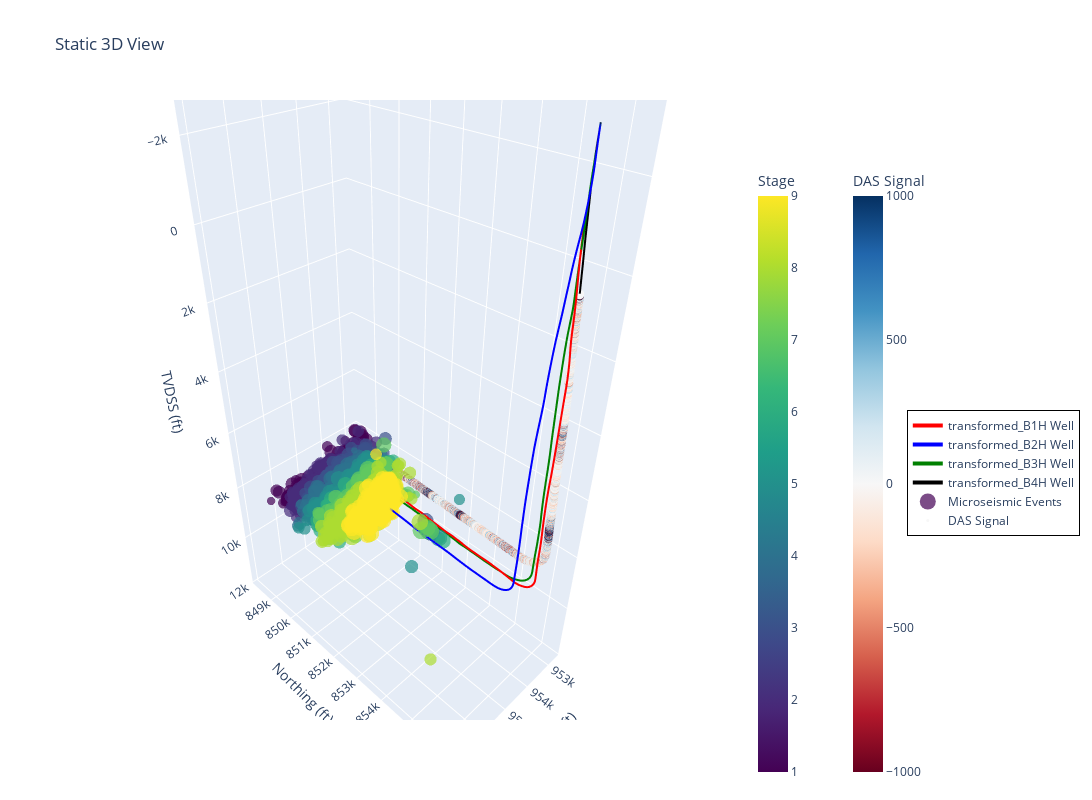

Write notebook code for a chart like this one.
### Code cell
# Run static model viewer

StaticPlot = StaticDataViewer(MS_obj=MSViewer, well_objs=well_plot, DAS_obj=DASplot)

# Set title for the static visualization
StaticPlot.set_title('Static 3D View')

# Set aspect mode
StaticPlot.set_aspect_mode('manual')

# Create and display the static plot
static_fig = StaticPlot.create_static_plot()
static_fig.show()

### Figure 1 — Plotly figure (JSON) as saved in the notebook; plotly's stock layout.template omitted (floating-point values rounded to 4 significant figures; data arrays with more than 128 entries replaced by an {"elided": "..."} marker saying what was removed)
{"data": [{"line": {"color": "red", "width": 4}, "mode": "lines", "name": "transformed_B1H Well", "type": "scatter3d", "x": {"elided": "149 float values"}, "y": {"elided": "149 float values"}, "z": {"elided": "149 float values"}}, {"line": {"color": "blue", "width": 4}, "mode": "lines", "name": "transformed_B2H Well", "type": "scatter3d", "x": {"elided": "149 float values"}, "y": {"elided": "149 float values"}, "z": {"elided": "149 float values"}}, {"line": {"color": "green", "width": 4}, "mode": "lines", "name": "transformed_B3H Well", "type": "scatter3d", "x": {"elided": "153 float values"}, "y": {"elided": "153 float values"}, "z": {"elided": "153 float values"}}, {"line": {"color": "black", "width": 4}, "mode": "lines", "name": "transformed_B4H Well", "type": "scatter3d", "x": {"elided": "150 float values"}, "y": {"elided": "150 float values"}, "z": {"elided": "150 float values"}}, {"marker": {"cmax": 9, "cmin": 1, "color": {"elided": "15008 int values"}, "colorbar": {"title": {"text": "Stage"}, "x": 1.05, "xanchor": "left", "y": 0.4, "yanchor": "middle"}, "colorscale": [[0, "#440154"], [0.1111, "#482878"], [0.2222, "#3e4989"], [0.3333, "#31688e"], [0.4444, "#26828e"], [0.5556, "#1f9e89"], [0.6667, "#35b779"], [0.7778, "#6ece58"], [0.8889, "#b5de2b"], [1, "#fde725"]], "line": {"width": 0}, "size": {"elided": "15008 float values"}, "sizemode": "diameter", "sizeref": 25}, "mode": "markers", "name": "Microseismic Events", "text": {"elided": "15008 str values"}, "type": "scatter3d", "x": {"elided": "15008 float values"}, "y": {"elided": "15008 float values"}, "z": {"elided": "15008 float values"}}, {"marker": {"cmax": 1000, "cmin": -1000, "color": {"elided": "4794 int values"}, "colorbar": {"title": {"text": "DAS Signal"}, "x": 1.2, "xanchor": "left", "y": 0.4, "yanchor": "middle"}, "colorscale": [[0, "rgb(103,0,31)"], [0.1, "rgb(178,24,43)"], [0.2, "rgb(214,96,77)"], [0.3, "rgb(244,165,130)"], [0.4, "rgb(253,219,199)"], [0.5, "rgb(247,247,247)"], [0.6, "rgb(209,229,240)"], [0.7, "rgb(146,197,222)"], [0.8, "rgb(67,147,195)"], [0.9, "rgb(33,102,172)"], [1, "rgb(5,48,97)"]], "line": {"width": 0}, "opacity": 1, "size": 3}, "mode": "markers", "name": "DAS Signal", "type": "scatter3d", "x": {"elided": "4794 float values"}, "y": {"elided": "4794 float values"}, "z": {"elided": "4794 float values"}}], "layout": {"height": 800, "legend": {"bgcolor": "white", "bordercolor": "Black", "borderwidth": 1, "font": {"size": 12}, "x": 1.3, "xanchor": "left", "y": 0.5, "yanchor": "top"}, "margin": {"r": 200}, "scene": {"aspectmode": "manual", "xaxis": {"title": {"text": "Easting (ft)"}}, "yaxis": {"title": {"text": "Northing (ft)"}}, "zaxis": {"autorange": "reversed", "title": {"text": "TVDSS (ft)"}}}, "title": {"text": "Static 3D View"}, "width": 1200}}
